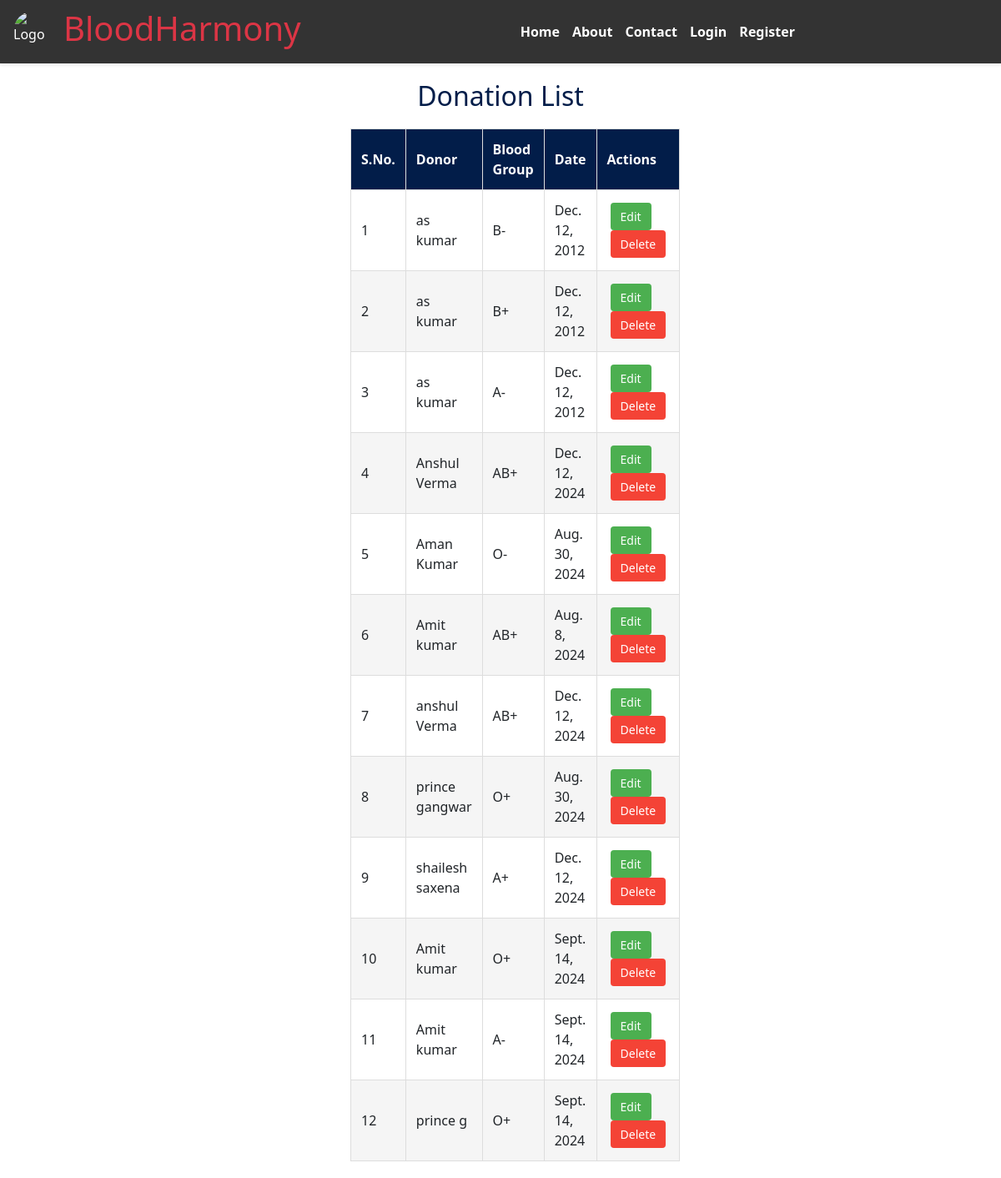
Page /donations/ on the committed database.
### donor/models.py (models this page shows, shortened)
class BloodDonation(models.Model):
    BLOOD_GROUP_CHOICES = (
        ('A+', 'A+'),
        ('A-', 'A-'),
        ('B+', 'B+'),
        ('B-', 'B-'),
        ('O+', 'O+'),
        ('O-', 'O-'),
        ('AB+', 'AB+'),
        ('AB-', 'AB-'),
    )
    user = models.ForeignKey(DonorProfile, on_delete=models.CASCADE)
    blood_group = models.CharField(max_length=3, choices=BLOOD_GROUP_CHOICES)
    donation_date = models.DateField()
    status = models.CharField(max_length=10, default='Pending')

class DonorProfile(models.Model):
    user = models.OneToOneField(UserProfile, on_delete=models.CASCADE)
    first_name = models.CharField(max_length=30)
    last_name = models.CharField(max_length=30)
    age = models.IntegerField()
    contact_number = models.CharField(max_length=15)

### donor/views.py (the view)
# urls.py: path('donations/', views.donation_list_view, name='donation_list'),
def donation_list_view(request):
    donations = BloodDonation.objects.select_related('user').all()
    context = {'donations': donations}
    return render(request, 'donor/donation_list.html', context)

### donor/templates/donor/donation_list.html (shortened to what this page needs)
{% extends "home.html" %}
{% block content %}
<div class="donation-list-container">
    <h2 class="donation-list-title">Donation List</h2>
    <table id="donation-table">
        <thead>
            <tr>
                <th>S.No.</th>
                <th>Donor</th>
                <th>Blood Group</th>
                <th>Date</th>
                <th>Actions</th>
            </tr>
        </thead>
        <tbody>
            {% for donation in donations %}
            <tr>
                <td>{{ forloop.counter }}</td>
                <td>{{ donation.user.first_name }} {{ donation.user.last_name }}</td>
                <td>{{ donation.blood_group }}</td>
                <td>{{ donation.donation_date }}</td>
                <td>
                    <a href="{% url 'edit_donation' donation.id %}" class="action-btn edit">Edit</a>
                    <a href="{% url 'delete_donation' donation.id %}" class="action-btn delete">Delete</a>
                </td>
            </tr>
            {% empty %}
            <tr>
                <td colspan="6" style="text-align: center;">No donations available.</td>
            </tr>
            {% endfor %}
        </tbody>
    </table>
</div>
{% endblock %}

### donor/static/css/a.css (style rules this page uses)
* { margin: 0; padding: 0; box-sizing: border-box; }
body { font-family: Arial, sans-serif; background-color: #f4f4f4; width: 100vw; display: flex; flex-direction: column; }
html, body { height: 100%; margin: 0; }
html, body { height: 100%; margin: 0; display: flex; flex-direction: column; }

### rows in the picture
BloodDonation: user.first_name "as", user.last_name "kumar", blood_group "B-", donation_date "Dec. 12, 2012"
BloodDonation: user.first_name "as", user.last_name "kumar", blood_group "B+", donation_date "Dec. 12, 2012"
BloodDonation: user.first_name "as", user.last_name "kumar", blood_group "A-", donation_date "Dec. 12, 2012"
BloodDonation: user.first_name "Anshul", user.last_name "Verma", blood_group "AB+", donation_date "Dec. 12, 2024"
BloodDonation: user.first_name "Aman", user.last_name "Kumar", blood_group "O-", donation_date "Aug. 30, 2024"
BloodDonation: user.first_name "Amit", user.last_name "kumar", blood_group "AB+", donation_date "Aug. 8, 2024"
BloodDonation: user.first_name "anshul", user.last_name "Verma", blood_group "AB+", donation_date "Dec. 12, 2024"
BloodDonation: user.first_name "prince", user.last_name "gangwar", blood_group "O+", donation_date "Aug. 30, 2024"
BloodDonation: user.first_name "shailesh", user.last_name "saxena", blood_group "A+", donation_date "Dec. 12, 2024"
BloodDonation: user.first_name "Amit", user.last_name "kumar", blood_group "O+", donation_date "Sept. 14, 2024"
BloodDonation: user.first_name "Amit", user.last_name "kumar", blood_group "A-", donation_date "Sept. 14, 2024"
BloodDonation: user.first_name "prince", user.last_name "g", blood_group "O+", donation_date "Sept. 14, 2024"
